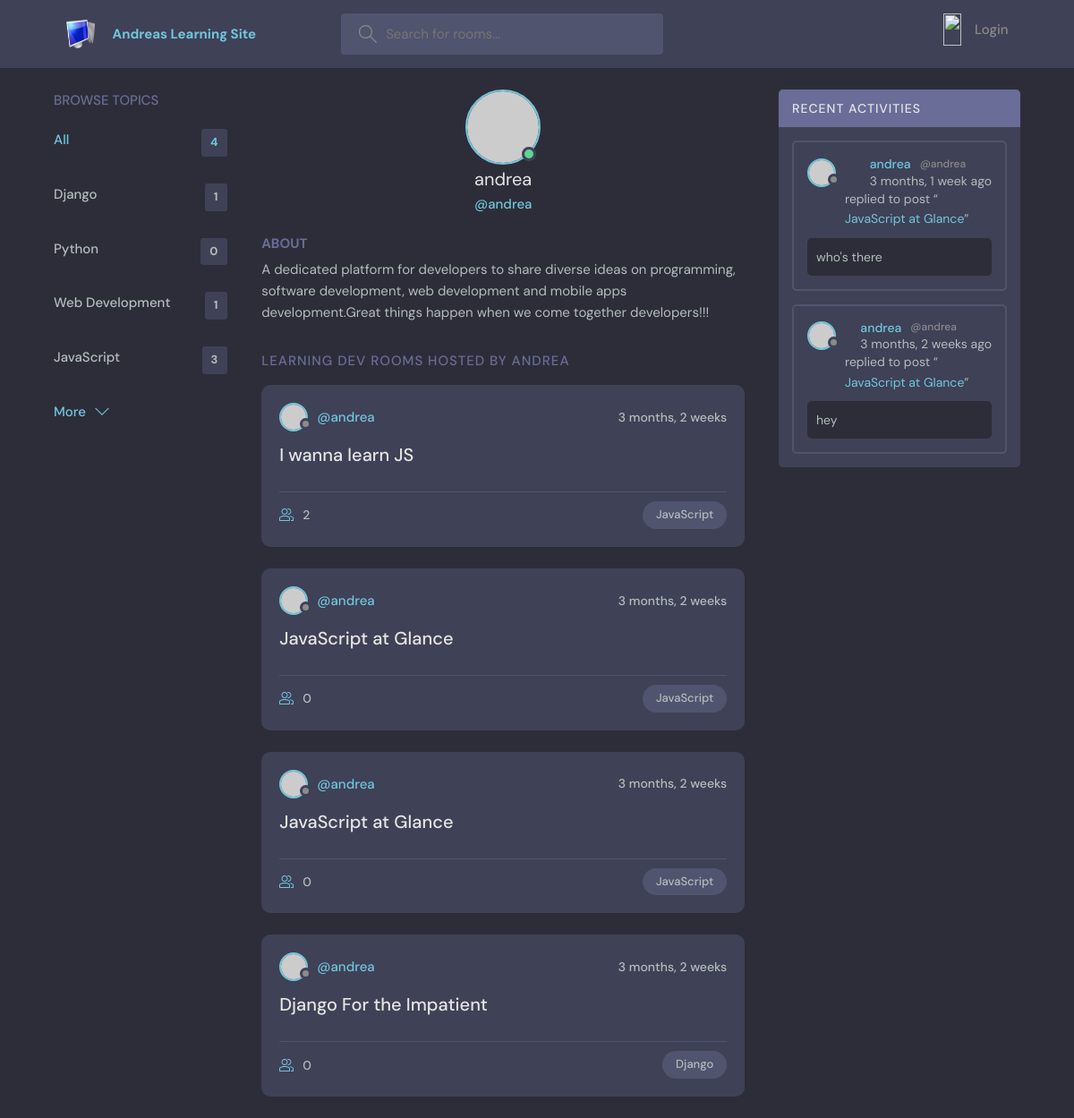
The app's page /profile/1/, older data.
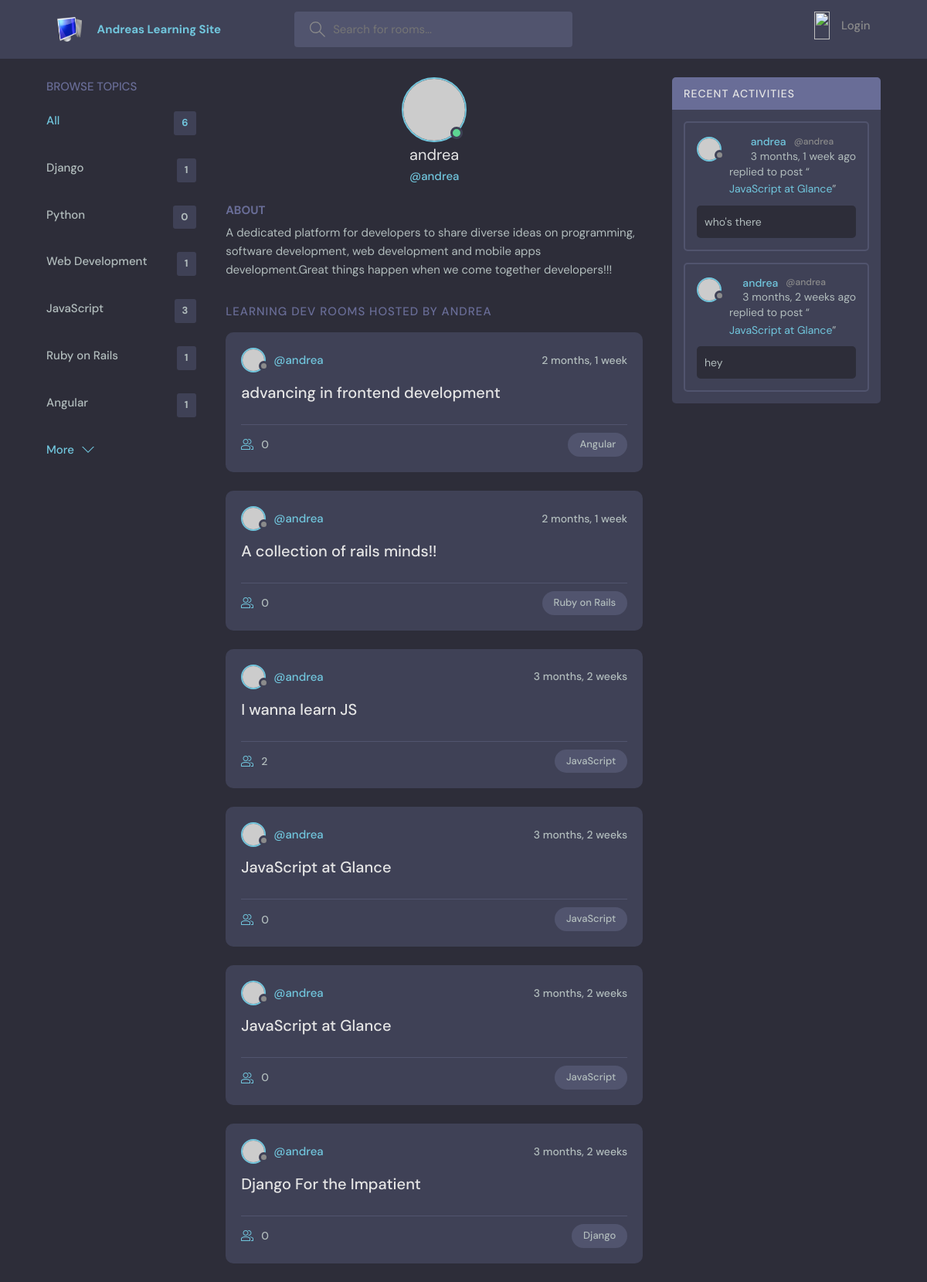
The same page, newer data.
### base/models.py (models this page shows, shortened)
class Topic(models.Model):
    name = models.CharField(max_length =150)

class Room(models.Model):
    host = models.ForeignKey(User,on_delete=models.SET_NULL, null = True)
    topic = models.ForeignKey(Topic,on_delete=models.SET_NULL, null = True)
    name = models.CharField(max_length=150, null = True, blank = True)
    description = models.TextField(null= True, blank = True)
    participants = models.ManyToManyField(User,related_name='participants', blank = True)
    updated = models.DateTimeField(auto_now = True)
    created = models.DateTimeField(auto_now_add = True)
    class Meta:
        ordering =['-updated', '-created']
    def __str__(self):
        return self.name

class Message(models.Model):
    user = models.ForeignKey(User,on_delete=models.CASCADE)
    room = models.ForeignKey(Room,on_delete=models.CASCADE)
    body = models.TextField()
    updated = models.DateTimeField(auto_now = True)
    created = models.DateTimeField(auto_now_add = True)
    class Meta:
        ordering =['-updated', '-created']

### base/views.py (the view)
# urls.py: path('profile/<str:pk>/',views.userProfile, name="user-profile"),
def userProfile(request,pk):
    user = User.objects.get(id=pk)
    rooms = user.room_set.all()
    room_messages = user.message_set.all()
    topics = Topic.objects.all()
    context = {'user':user, 'rooms':rooms,'room_messages':room_messages, "topics":topics}
    return render(request,"profile.html",context)

### Templates/profile.html (shortened to what this page needs)
{% include "main.html"%}
{% block content %}
  <main class="profile-page layout layout--3">
    <div class="container">
      {% include "topics.html"%}
      <div class="roomList">
        <div class="profile">
          <div class="profile__avatar">
            <div class="avatar avatar--large active">
              <img src="https://randomuser.me/api/portraits/men/11.jpg" />
            </div>
          </div>
          <div class="profile__info">
            <h3>{{user.username}}</h3>
            <p>@{{user.username}}</p>
          </div>
          <div class="profile__about">
            <h3>About</h3>
            <p>
              A dedicated platform for developers to share diverse ideas on programming, software development, web development
              and mobile apps development.Great things happen when we come together developers!!!
            </p>
          </div>
        </div>
        <div class="roomList__header">
          <div>
            <h2>Learning Dev Rooms Hosted by Andrea</a>
            </h2>
          </div>
        </div>
        {% include "feed_component.html"%}
      </div>
      {% include "activity.html"%}
    </div>
  </main>
{% endblock %}

### Templates/topics.html
<div class="topics">
    <div class="topics__header">
      <h2>Browse Topics</h2>
    </div>
    <ul class="topics__list">
      <li>
        <a href="{% url 'home' %}" class="active">All <span>{{topics.count}}</span></a>
      </li>
      {% for topic in topics %}
      <li>
        <a href="{% url 'home' %}?q={{topic.name}}">{{topic.name}}<span>{{topic.room_set.all.count}}</span></a>
      </li>
      {% endfor %}
    </ul>
    <a class="btn btn--link" href="{% url 'topics-page' %}">
      More
      <svg version="1.1" xmlns="http://www.w3.org/2000/svg" width="32" height="32" viewBox="0 0 32 32">
        <title>chevron-down</title>
        <path d="M16 21l-13-13h-3l16 16 16-16h-3l-13 13z"></path>
      </svg>
    </a>
  </div>

### Templates/feed_component.html (shortened to what this page needs)
{% for room in rooms %}
 <div class="roomListRoom">
    <div class="roomListRoom__header">
      <a href="{% url 'user-profile' room.host.id %}" class="roomListRoom__author">
        <div class="avatar avatar--small">
          <img src="https://randomuser.me/api/portraits/women/11.jpg" />
        </div>
        <span>@{{room.host.username}}</span>
      </a>
      <div class="roomListRoom__actions">
        <span>{{room.created|timesince}}</span>
      </div>
    </div>
    <div class="roomListRoom__content">
      <a href="{% url 'room' room.id %}">{{room.name}}</a>
    </div>
    <div class="roomListRoom__meta">
      <a href="{% url 'room' room.id %}" class="roomListRoom__joined">
        {{room.participants.all.count}}
      </a>
      <p class="roomListRoom__topic">{{room.topic.name}}</p>
    </div>
  </div>
  {% endfor %}

### Templates/activity.html (shortened to what this page needs)
<div class="activities">
    <div class="activities__header">
      <h2>Recent Activities</h2>
    </div>
    {% for message in room_messages %}
    <div class="activities__box">
      <div class="activities__boxHeader roomListRoom__header">
        <a href="{% url 'user-profile' message.user.id %}" class="roomListRoom__author">
          <div class="avatar avatar--small">
            <img src="https://randomuser.me/api/portraits/women/11.jpg" />
          </div>
          <p>
            {{message.user}}
            <span>@{{message.user}} </a>{{message.created |timesince}} ago</span>
      </div>
      <div class="activities__boxContent">
        <p>replied to post “<a href="{% url 'room' message.room.id %}">{{message.room}}</a>”</p>
        <div class="activities__boxRoomContent">
         {{message.body}}
        </div>
      </div>
    </div>
    {% endfor %}
  </div>

Row changes from the older to the newer data that the page shows:
added Topic: name "Ruby on Rails", room_set.all.count "1"
added Topic: name "Angular", room_set.all.count "1"
added Room: host.username "andrea", created "2 months, 1 week", name "advancing in frontend development", participants.all.count "0", topic.name "Angular"
added Room: host.username "andrea", created "2 months, 1 week", name "A collection of rails minds!!", participants.all.count "0", topic.name "Ruby on Rails"
Text that changed along with them:
{{ topics.count }}: "4" → "6"
